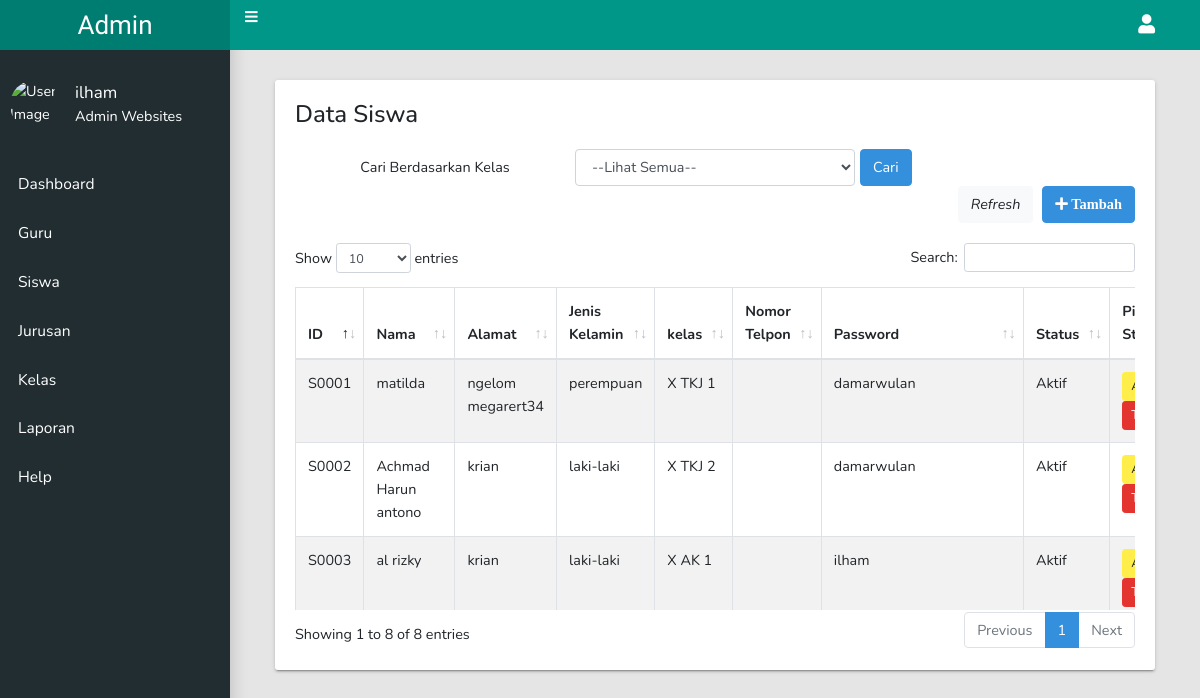
/admin/siswa/data.php (signed in), run on the app's committed database.
### tables this page shows
CREATE TABLE `siswa` (
  `NIS` varchar(50) NOT NULL,
  `nama_siswa` varchar(191) NOT NULL,
  `alamat` text NOT NULL,
  `kelas` int(50) NOT NULL,
  `nomor_telp` varchar(15) NOT NULL,
  `jenis_kelamin` int(11) NOT NULL,
  `password` varchar(191) NOT NULL,
  `status` int(11) NOT NULL,
  `status_pass` int(11) NOT NULL
);

CREATE TABLE `kelas` (
  `id_kelas` int(11) NOT NULL,
  `nama_kelas` varchar(50) NOT NULL,
  `jurusan` int(50) NOT NULL
);

### admin/_config/config.php (called while the page is built, shortened)
<?php
	function base_url($url = null){
		$base_url="http://localhost:8080/smkmita/admin";
		if ($url!=null) {
			return $base_url."/".$url;
		}
		else{
			return $base_url;
		}
	}
 ?>

### admin/siswa/data.php (the view, shortened to what this page needs)
<?php
	include_once '../_header.php';
?>
<div class="container">
	<div class="row">
	 <div class="col-md-12">
          <div class="tile">
            <h3 class="tile-title">Data Siswa</h3>
            <div align="center" class="">
              <form method="post" class="form-inline">
              <label class="control-label col-md-4">Cari Berdasarkan Kelas</label>
                <select name="pilih" class="col-md-4 form-control" >
                  <option value="lihat">--Lihat Semua--</option>
                </select>
                <button type="submit" name="cari" class="btn btn-primary btn-md" style="margin-left: 5px;">Cari</button>
                </form>
          </div>
            <div style="margin-bottom: 20px; float: right;">
            	<a href=""  class="btn btn-light" style="margin-right: 5px;"><i class="glyphicon glyphicon-refresh" >Refresh</i></a>
 				<button type="button" class="btn btn-primary" data-toggle="modal" data-target="#exampleModal"><i class="fas fa-plus">
 				 Tambah</i>
				</button>
            </div>
            <div class="table-responsive">
              <table class="table table-hover table-bordered table-striped" id="table-siswa">
                <thead>
                  <tr>
                    <th>ID</th>
                    <th>Nama</th>
                    <th>Alamat</th>
                    <th>Jenis Kelamin</th>
                    <th>kelas</th>
                    <th>Nomor Telpon</th>
                    <th>Password</th>
                    <th>Status</th>
                    <th>Pilih Status</th>
                  </tr>
                </thead>
                <tbody>
                	<?php
                  if (isset($_POST['cari'])) {
                    $cari=trim(mysqli_escape_string($con,$_POST['pilih']));
                    if ($cari=='lihat') {
                    $datasiswa=mysqli_query($con,"select * from siswa join kelas on siswa.kelas=kelas.id_kelas order by NIS desc") or die(mysqli_error($con));
                    }
                    else{
                      $datasiswa=mysqli_query($con,"select * from siswa join kelas on siswa.kelas=kelas.id_kelas  where kelas='$cari' order by NIS desc") or die(mysqli_error($con));
                    }
                  }
                  else{
                    $datasiswa=mysqli_query($con,"select * from siswa join kelas on siswa.kelas=kelas.id_kelas  order by NIS desc") or die(mysqli_error($con));
                }
                	foreach ($datasiswa as $siswa) {
                	 ?>
                  <tr>
                    <td><?=$siswa['NIS']; ?></td>
                    <td><?=$siswa['nama_siswa']; ?></td>
                    <td><?=$siswa['alamat']; ?></td>
                    <td><?=$siswa['jenis_kelamin']==1 ? 'laki-laki':'perempuan' ?></td>
                    <td><?=$siswa['nama_kelas'];?></td>
                    <td><?=$siswa['nomor_telp']?></td>
                    <td><?=$siswa['password']; ?></td>
                    <td><?php
                    if ($siswa['status']==1) {
                      echo "Aktif";
                    }
                    else{
                      echo "Tidak Aktif";
                    }
                    ?></td>
                    <td>
                    	<form action="proses.php" method="post">
                    		<button type="submit" id="aktif" name="aktif" class="btn btn-warning btn-sm">Aktif</button>
                    	</form>
                    	<form action="proses.php" method="post">
						<button type="submit" id="tidakaktif" name="tidakaktif" class="btn btn-danger btn-sm">Tidak aktif</button></form></td>
                  </tr>
                  <?php
              		}
              		?>
                </tbody>
              </table>
            </div>
          </div>
        </div>
	</div>
</div>
<?php
	include_once '../_footer.php';
 ?>

### admin/_header.php (shortened to what this page needs)
<?php include '../_config/config.php';
    $admin=$_SESSION['adminis'];
    $dataadmin=mysqli_query($con,"select * from admin where NIA='$admin'");
    $admindata=mysqli_fetch_array($dataadmin);
?>
<!DOCTYPE html>
<html lang="en">
  <head>
    <link rel="stylesheet" type="text/css" href="<?=base_url('_asset/css/main.css');?>">
    <link href="<?=base_url('_asset/css/app.css');?>" rel="stylesheet">
   <link rel="stylesheet" href="https://use.fontawesome.com/releases/v5.8.1/css/all.css">
  </head>
   <body class="app sidebar-mini rtl">
    <header class="app-header"><a class="app-header__logo" href="#">Admin</a>
      <a class="app-sidebar__toggle" href="#" data-toggle="sidebar" aria-label="Hide Sidebar"><i class="fas fa-bars"></i></a>
      <ul class="app-nav">
        <li class="dropdown"><a class="app-nav__item" href="#" data-toggle="dropdown" aria-label="Open Profile Menu"><i class="fa fa-user fa-lg"></i></a>
        </li>
      </ul>
    </header>
    <aside class="app-sidebar">
      <div class="app-sidebar__user"><img class="app-sidebar__user-avatar" src="https://apollo-singapore.akamaized.net/v1/files/qobj9yi5y9tr3-ID/image;s=966x691;olx-st/_1_.jpg" alt="User Image" width="50px" height="50px;">
        <div>
          <p class="app-sidebar__user-name"><?php echo $admindata['nama']; ?></p>
          <p class="app-sidebar__user-designation">Admin Websites</p>
        </div>
      </div>
      <ul class="app-menu">
        <li>
          <a class="app-menu__item" href="<?=base_url('dashboard/dashboard.php')?>"><span class="app-menu__label">Dashboard</span></a>
        </li>
        <li>
          <a class="app-menu__item" href="<?=base_url('guru/data.php');?>"><span class="app-menu__label">Guru</span></a>
        </li>
         <li>
          <a class="app-menu__item" href="<?=base_url('siswa/data.php');?>"><span class="app-menu__label">Siswa</span></a>
        </li>
         <li>
          <a class="app-menu__item" href="<?=base_url('jurusan/data.php');?>"><span class="app-menu__label">Jurusan</span></a>
        </li>
         <li>
          <a class="app-menu__item" href="<?=base_url('kelas/data.php');?>"><span class="app-menu__label">Kelas</span></a>
        </li>
         <li>
          <a class="app-menu__item" href="<?=base_url('report/data.php');?>"><span class="app-menu__label">Laporan</span></a>
        </li>
         <li>
          <a class="app-menu__item" href="<?=base_url('help/help.php');?>"><span class="app-menu__label">Help</span></a>
        </li>
      </ul>
    </aside>
        <main class="app-content">

### data on the page
siswa: NIS "S0003", nama_siswa "al rizky", alamat "krian", jenis_kelamin "laki-laki", kelas.nama_kelas "X AK 1", password "ilham", status "Aktif"
siswa: NIS "S0002", nama_siswa "Achmad Harun antono", alamat "krian", jenis_kelamin "laki-laki", kelas.nama_kelas "X TKJ 2", password "damarwulan", status "Aktif"
siswa: NIS "S0001", nama_siswa "matilda", alamat "ngelom megarert34", jenis_kelamin "perempuan", kelas.nama_kelas "X TKJ 1", password "damarwulan", status "Aktif"

### other printed values
$admindata['nama'] "ilham"
